Frame 1 (no input): blank canvas, image omitted
Frame 60 (the mouse pressed at the canvas centre just before this capture): blank canvas, image omitted
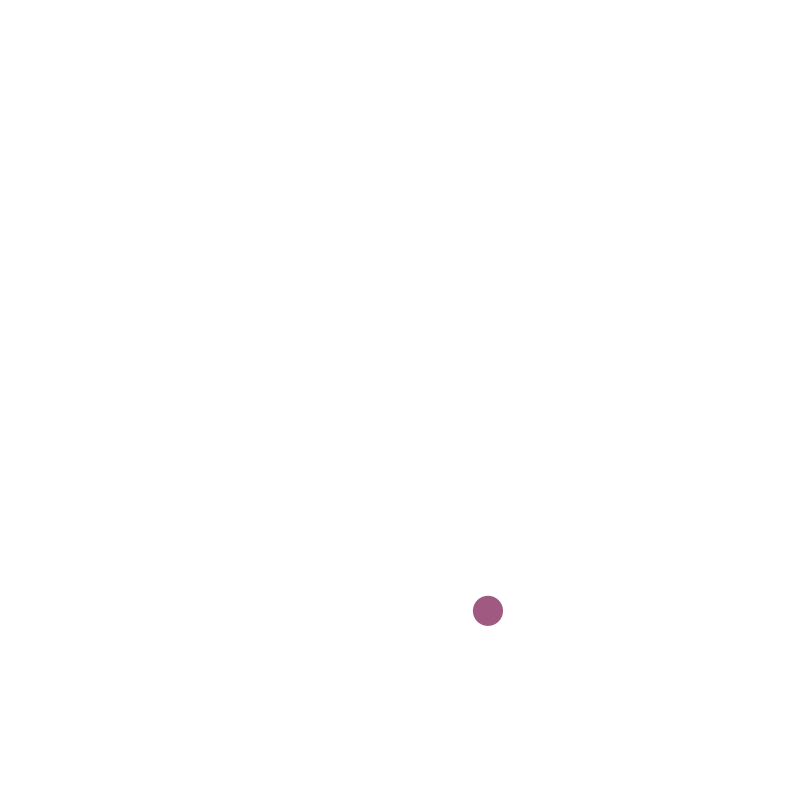
Frame 120 (the mouse held since frame 60 and released just before this capture)

The Processing sketch whose frames 1 and 60 were blank and that drew this single picture after the mouse press (run headless with seeded random() and noise(); from frame 60 on, the mouse is pressed at the canvas centre):

// Processing sketch: simpleParticleSystem
// ── simpleParticleSystem.pde
//Sketch 2: Class and ArrayList of objects
//Inspired from Daniel Shiffman's Simple Particle System with ArrayList

//declare an arraylist of particles
ArrayList<Particle> particles;
 
void setup() {
  size(800, 800);
  particles = new ArrayList<Particle>();
  smooth(); //smoothes the edges of any shape
}
 
void draw() {
 
  background(255);

  for (int i=0; i<particles.size(); i++) {
    Particle p = particles.get(i); //get the Particle at the ith position from the array list and perform the following functions
    p.run();
    p.gravity();
    p.display();
 
    // check to see if particle touches the bottom and sides of the screen
    // if so, make it bounce back
    if (p.y>height) {
      p.bounce();
    }
    
    if(p.x<0 || p.x>width){
      p.sideBounce();
    }
    
    //if the particle touches the top edge, remove it
    if(p.y<0){
      particles.remove(i);
    }
  }
 
  //print the size of the particle array
  //println(particles.size());
}

 
// add a new particle each time the mouse is pressed
void mousePressed() {
  
  particles.add(new Particle()); //new particle added to the array list
}
 
//a Particle class
class Particle {
  //position components
  float x; 
  float y;
  
  //speed components
  float xspeed;  
  float yspeed;
  
  //size
  float size;
  
  //color
  int c;
  int r;
  int g;
  int b;
  
  //constructor
  Particle() {
    //position of particles set to the mouse position
    x = mouseX;
    y = mouseY;
    
    //speed set to a random value
    xspeed = random(-5, 5); 
    yspeed = random(1, 5);
    
  }
 
  //methods:
  //move particle
  void run() {
    x = x + xspeed;
    y = y + yspeed;
  }
 
  //gravity acting in the y direction
  void  gravity() { 
    yspeed += 0.05;
    
  }
  
  //bounce from the bottom edge
  void bounce(){
    yspeed = -yspeed;
    
  }
  
  //bounce from the side walls
  void sideBounce(){
    xspeed = -xspeed;
  }
 
  //draw particle
  void display() {
    
    //making color depend on the speed
    c = (int) (abs(xspeed) + abs(yspeed))*10 + 30;
    
    r = 250 - c;
    g = c;
    b = c + 40;
    
    noStroke();
    fill(r,g,b);
   
    //making size depend on the speed
    if(abs(xspeed) > abs(yspeed)){
      size = abs(xspeed)*5 + 5;
    }else{
      size = abs(yspeed)*5 + 5;
    }
    
    //draw
    ellipse(x, y, size, size);
  }
}
